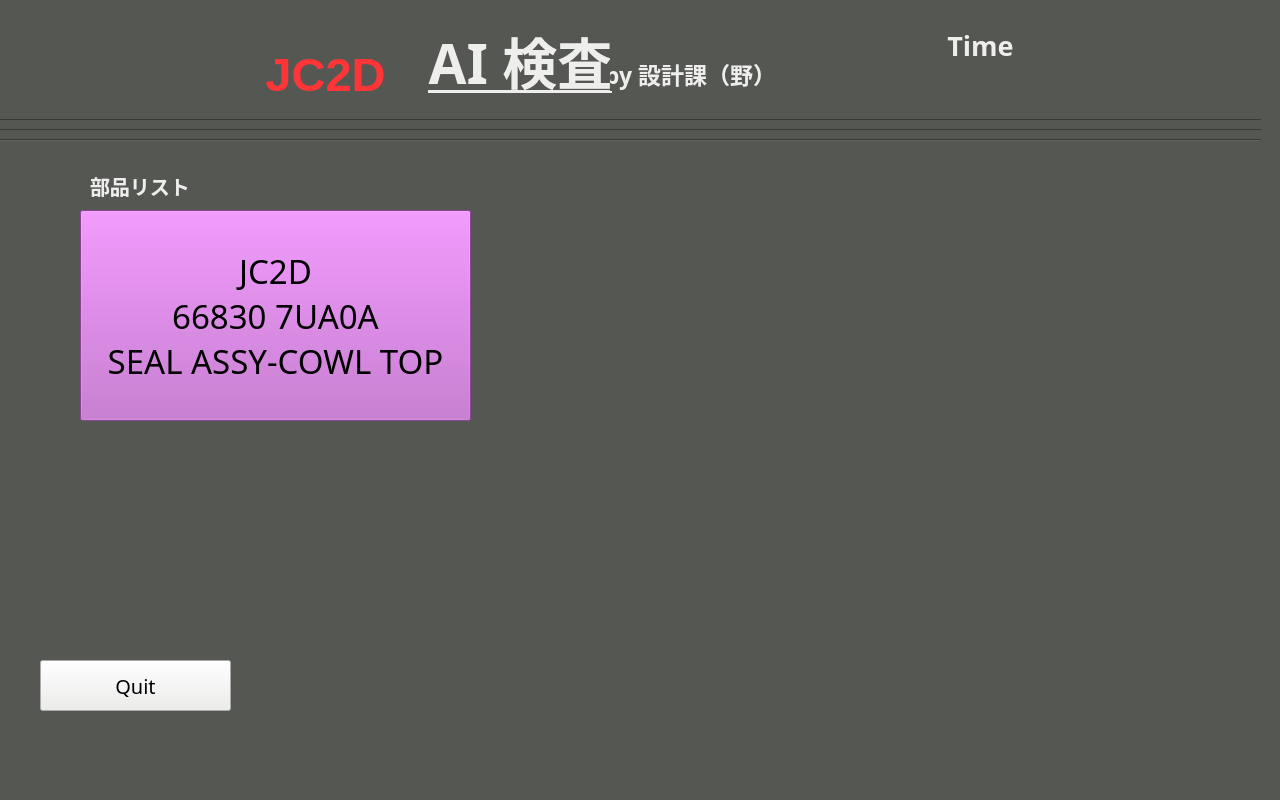
<?xml version="1.0" encoding="UTF-8"?>
<ui version="4.0">
 <class>MainWindow</class>
 <widget class="QMainWindow" name="MainWindow">
  <property name="enabled">
   <bool>true</bool>
  </property>
  <property name="geometry">
   <rect>
    <x>0</x>
    <y>0</y>
    <width>1280</width>
    <height>800</height>
   </rect>
  </property>
  <property name="windowTitle">
   <string>MainWindow</string>
  </property>
  <property name="styleSheet">
   <string notr="true">background-color: rgb(85, 87, 83);</string>
  </property>
  <widget class="QWidget" name="centralwidget">
   <property name="enabled">
    <bool>true</bool>
   </property>
   <widget class="QPushButton" name="P668307UA0A_button">
    <property name="geometry">
     <rect>
      <x>80</x>
      <y>210</y>
      <width>391</width>
      <height>211</height>
     </rect>
    </property>
    <property name="font">
     <font>
      <family>Ubuntu Mono</family>
      <pointsize>25</pointsize>
     </font>
    </property>
    <property name="styleSheet">
     <string notr="true">background-color: rgb(192, 97, 203);</string>
    </property>
    <property name="text">
     <string>JC2D
66830 7UA0A
SEAL ASSY-COWL TOP</string>
    </property>
   </widget>
   <widget class="QLabel" name="label_1">
    <property name="geometry">
     <rect>
      <x>90</x>
      <y>170</y>
      <width>211</width>
      <height>31</height>
     </rect>
    </property>
    <property name="font">
     <font>
      <family>Ubuntu Mono</family>
      <pointsize>15</pointsize>
      <weight>75</weight>
      <bold>true</bold>
     </font>
    </property>
    <property name="styleSheet">
     <string notr="true">color: rgb(238, 238, 236);</string>
    </property>
    <property name="text">
     <string>部品リスト</string>
    </property>
    <property name="alignment">
     <set>Qt::AlignLeading|Qt::AlignLeft|Qt::AlignVCenter</set>
    </property>
   </widget>
   <widget class="QPushButton" name="quitbutton">
    <property name="geometry">
     <rect>
      <x>40</x>
      <y>660</y>
      <width>191</width>
      <height>51</height>
     </rect>
    </property>
    <property name="font">
     <font>
      <family>Ubuntu Mono</family>
      <pointsize>15</pointsize>
     </font>
    </property>
    <property name="styleSheet">
     <string notr="true">background-color: rgb(238, 238, 236);</string>
    </property>
    <property name="text">
     <string>Quit</string>
    </property>
   </widget>
   <widget class="Line" name="line_3">
    <property name="geometry">
     <rect>
      <x>0</x>
      <y>130</y>
      <width>1261</width>
      <height>20</height>
     </rect>
    </property>
    <property name="orientation">
     <enum>Qt::Horizontal</enum>
    </property>
   </widget>
   <widget class="Line" name="line_5">
    <property name="geometry">
     <rect>
      <x>0</x>
      <y>110</y>
      <width>1261</width>
      <height>20</height>
     </rect>
    </property>
    <property name="orientation">
     <enum>Qt::Horizontal</enum>
    </property>
   </widget>
   <widget class="Line" name="line_6">
    <property name="geometry">
     <rect>
      <x>0</x>
      <y>120</y>
      <width>1261</width>
      <height>20</height>
     </rect>
    </property>
    <property name="orientation">
     <enum>Qt::Horizontal</enum>
    </property>
   </widget>
   <widget class="QLabel" name="label_3">
    <property name="geometry">
     <rect>
      <x>360</x>
      <y>10</y>
      <width>321</width>
      <height>91</height>
     </rect>
    </property>
    <property name="font">
     <font>
      <family>Uroob</family>
      <pointsize>41</pointsize>
      <weight>75</weight>
      <bold>true</bold>
      <underline>true</underline>
     </font>
    </property>
    <property name="styleSheet">
     <string notr="true">color: rgb(238, 238, 236);</string>
    </property>
    <property name="text">
     <string>AI 検査</string>
    </property>
    <property name="alignment">
     <set>Qt::AlignBottom|Qt::AlignHCenter</set>
    </property>
   </widget>
   <widget class="QLabel" name="label_4">
    <property name="geometry">
     <rect>
      <x>610</x>
      <y>50</y>
      <width>161</width>
      <height>41</height>
     </rect>
    </property>
    <property name="font">
     <font>
      <family>Uroob</family>
      <pointsize>17</pointsize>
      <weight>75</weight>
      <bold>true</bold>
      <underline>false</underline>
     </font>
    </property>
    <property name="styleSheet">
     <string notr="true">color: rgb(238, 238, 236);</string>
    </property>
    <property name="text">
     <string>by 設計課（野）</string>
    </property>
    <property name="alignment">
     <set>Qt::AlignBottom|Qt::AlignHCenter</set>
    </property>
   </widget>
   <widget class="QLabel" name="timeLabel">
    <property name="geometry">
     <rect>
      <x>800</x>
      <y>20</y>
      <width>361</width>
      <height>51</height>
     </rect>
    </property>
    <property name="font">
     <font>
      <family>Ubuntu Mono</family>
      <pointsize>20</pointsize>
      <weight>75</weight>
      <bold>true</bold>
     </font>
    </property>
    <property name="styleSheet">
     <string notr="true">color: rgb(238, 238, 236);</string>
    </property>
    <property name="text">
     <string>Time</string>
    </property>
    <property name="alignment">
     <set>Qt::AlignCenter</set>
    </property>
   </widget>
   <widget class="QLabel" name="label_7">
    <property name="geometry">
     <rect>
      <x>250</x>
      <y>30</y>
      <width>151</width>
      <height>71</height>
     </rect>
    </property>
    <property name="font">
     <font>
      <family>MS Shell Dlg 2</family>
      <pointsize>35</pointsize>
      <weight>75</weight>
      <bold>true</bold>
      <underline>false</underline>
     </font>
    </property>
    <property name="styleSheet">
     <string notr="true">color: rgb(255, 53, 56);</string>
    </property>
    <property name="text">
     <string>JC2D</string>
    </property>
    <property name="alignment">
     <set>Qt::AlignBottom|Qt::AlignHCenter</set>
    </property>
   </widget>
   <zorder>P668307UA0A_button</zorder>
   <zorder>label_1</zorder>
   <zorder>quitbutton</zorder>
   <zorder>line_5</zorder>
   <zorder>line_6</zorder>
   <zorder>label_3</zorder>
   <zorder>label_4</zorder>
   <zorder>timeLabel</zorder>
   <zorder>label_7</zorder>
   <zorder>line_3</zorder>
  </widget>
  <widget class="QMenuBar" name="menubar">
   <property name="geometry">
    <rect>
     <x>0</x>
     <y>0</y>
     <width>1280</width>
     <height>22</height>
    </rect>
   </property>
  </widget>
  <widget class="QStatusBar" name="statusbar"/>
 </widget>
 <resources/>
 <connections/>
</ui>
